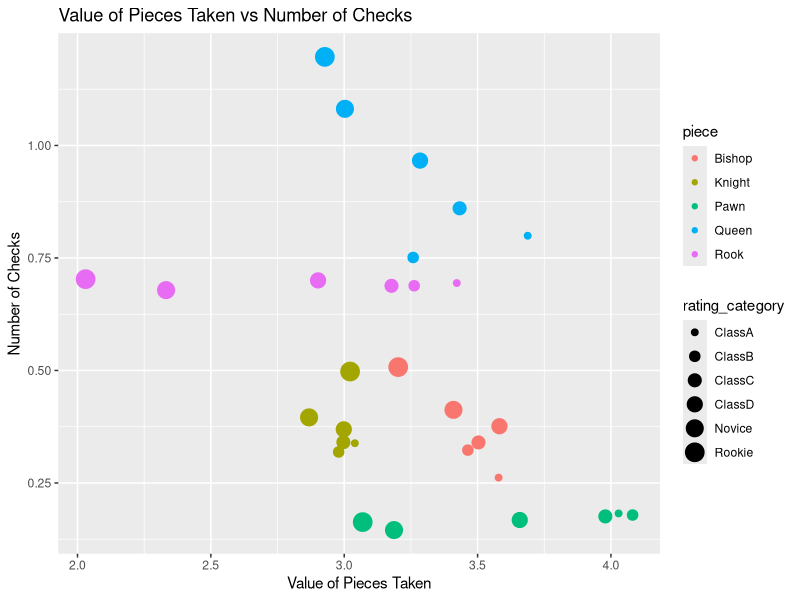
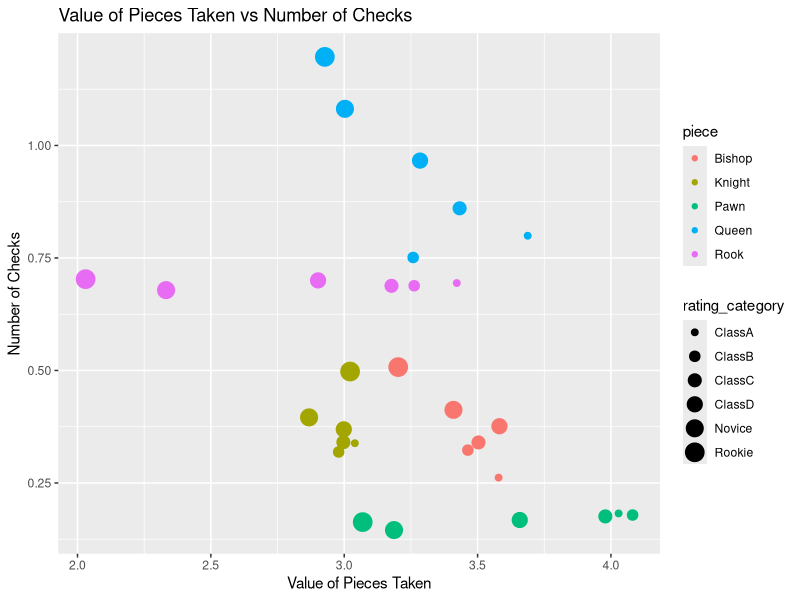

Write the R code that produced these figures, in order. (Note: this script raises an error after producing the figures.)
## ---- chunk 1
library(gridExtra)
library(dplyr)
library(ggplot2)
library(stringr)
library(tidyr)
## ---- chunk 2
chess_summ = read.csv('../Data/chess_summ.csv')
chess_summ
## ---- chunk 3
chess_summ_valpiecestaken = chess_summ[,c(1,26:31, 50:55)]


chess_summ_valpiecestaken = chess_summ_valpiecestaken %>%
  mutate(pawn_value_pieces_taken = (white_pawn_value_pieces_taken +
           black_pawn_value_pieces_taken) / 2) %>%
  mutate(knight_value_pieces_taken = (white_knight_value_pieces_taken +
           black_knight_value_pieces_taken) / 2) %>%
  mutate(bishop_value_pieces_taken = (white_bishop_value_pieces_taken +
           black_bishop_value_pieces_taken) / 2) %>%
  mutate(rook_value_pieces_taken = (white_rook_value_pieces_taken +
           black_rook_value_pieces_taken) / 2) %>%
  mutate(queen_value_pieces_taken = (white_queen_value_pieces_taken +
           black_queen_value_pieces_taken) / 2)


chess_sum_checks = chess_summ[,c(1,14:18, 38:42)] 

chess_sum_checks = chess_sum_checks %>%
  mutate(pawn_num_checks = (white_pawn_num_checks +
           black_pawn_num_checks) / 2) %>%
  mutate(knight_num_checks = (white_knight_num_checks +
           black_knight_num_checks) / 2) %>%
  mutate(bishop_num_checks = (white_bishop_num_checks +
           black_bishop_num_checks) / 2) %>%
  mutate(rook_num_checks = (white_rook_num_checks +
           black_rook_num_checks) / 2) %>%
  mutate(queen_num_checks = (white_queen_num_checks +
           black_queen_num_checks) / 2)
## ---- chunk 4
chess_fullsumm = chess_summ_valpiecestaken[,c(1, 14:18)]
chess_fullsumm[,7:11] = chess_sum_checks[, c(12:16)]

chess_fullsumm = chess_fullsumm[, c(1,2,7,3,8,4,9,5,10,6,11)]
chess_fullsumm
## ---- chunk 5
newdf = data.frame(matrix(nrow=30,ncol=1))
newdf$rating_category = rep(chess_fullsumm$rating_category, 5)
newdf$piece = c(rep('Pawn', 6), rep('Knight', 6), rep('Bishop', 6), rep('Rook', 6), rep('Queen', 6))

newdf$value_pieces_taken = c(chess_fullsumm$pawn_value_pieces_taken,
                             chess_fullsumm$knight_value_pieces_taken,
                             chess_fullsumm$bishop_value_pieces_taken,
                             chess_fullsumm$rook_value_pieces_taken,
                             chess_fullsumm$queen_value_pieces_taken)

newdf$num_checks = c(chess_fullsumm$pawn_num_checks,
                             chess_fullsumm$knight_num_checks,
                             chess_fullsumm$bishop_num_checks,
                             chess_fullsumm$rook_num_checks,
                             chess_fullsumm$queen_num_checks)

newdf = newdf[,2:5]
newdf
## ---- chunk 6
ggplot(newdf, aes(value_pieces_taken, num_checks, color = piece, size = rating_category)) + 
  geom_point() + 
  labs(
    title = 'Value of Pieces Taken vs Number of Checks',
    x = 'Value of Pieces Taken',
    y = 'Number of Checks'
  )

ggsave("../Images/Model1_ValuePiecesTakenVsNumberChecks.pdf")
## ---- chunk 7
chess_fullsumm$all_value = chess_fullsumm$pawn_value_pieces_taken +
  chess_fullsumm$knight_value_pieces_taken +
  chess_fullsumm$bishop_value_pieces_taken + 
  chess_fullsumm$rook_value_pieces_taken + 
  chess_fullsumm$queen_value_pieces_taken

chess_fullsumm$all_checks = chess_fullsumm$pawn_num_checks +
  chess_fullsumm$knight_num_checks +
  chess_fullsumm$bishop_num_checks + 
  chess_fullsumm$rook_num_checks + 
  chess_fullsumm$queen_num_checks


chess_prop = data.frame(chess_fullsumm)

chess_prop[, c(2,4,6,8,10)] = chess_prop[, c(2,4,6,8,10)] / chess_prop$all_value
chess_prop[, c(3,5,7,9,11)] = chess_prop[, c(3,5,7,9,11)] / chess_prop$all_checks

chess_prop$pawn_prop_val = (chess_prop$pawn_num_checks + chess_prop$pawn_value_pieces_taken)
chess_prop$knight_prop_val = chess_prop$knight_num_checks + chess_prop$knight_value_pieces_taken
chess_prop$bishop_prop_val = chess_prop$bishop_num_checks + chess_prop$bishop_value_pieces_taken
chess_prop$rook_prop_val = chess_prop$rook_num_checks + chess_prop$rook_value_pieces_taken
chess_prop$queen_prop_val = chess_prop$queen_num_checks + chess_prop$queen_value_pieces_taken

chess_prop[1,14:18] = (chess_prop[1,14:18] / sum(chess_prop[1,14:18])) * 39
chess_prop[2,14:18] = (chess_prop[2,14:18] / sum(chess_prop[2,14:18])) * 39
chess_prop[3,14:18] = (chess_prop[3,14:18] / sum(chess_prop[3,14:18])) * 39
chess_prop[4,14:18] = (chess_prop[4,14:18] / sum(chess_prop[4,14:18])) * 39
chess_prop[5,14:18] = (chess_prop[5,14:18] / sum(chess_prop[5,14:18])) * 39
chess_prop[6,14:18] = (chess_prop[6,14:18] / sum(chess_prop[6,14:18])) * 39

chess_prop$pawn_prop_val = chess_prop$pawn_prop_val / 8
chess_prop$knight_prop_val = chess_prop$knight_prop_val / 2
chess_prop$bishop_prop_val = chess_prop$bishop_prop_val / 2
chess_prop$rook_prop_val = chess_prop$rook_prop_val / 2


#chess_prop[7,] = c('Standard', 1,3,3,5,9)
## ---- chunk 8
first_values = chess_prop[,c(1,14:18)]
first_values[7,] = c('Standard',1,3,3,5,9)
first_values[,2:6] = sapply(first_values[,2:6], as.numeric)


dfm <- melt(first_values[,colnames(first_values)],
            id.vars = 1)

ggplot(dfm, aes(fill = rating_category, y = value, x = variable)) + 
  geom_bar(position="dodge", stat="identity") + 
  labs(
    title = 'First Valuations of Pieces for Every Level',
    subtitle = 'Just using Value of Pieces Taken and Number of Checks, both proportional',
    x = 'Pieces',
    y = 'Value - Proposed or Real'
  )

ggsave("../Images/Model1_ValuationGraph.pdf")
## ---- chunk 9
output = first_values %>% 
  mutate_if(is.numeric, round, 2)
output
## ---- chunk 10
pdf("../Images/Model1_Valuation.pdf", height=11, width=8.5)
grid.table(output)
dev.off()
